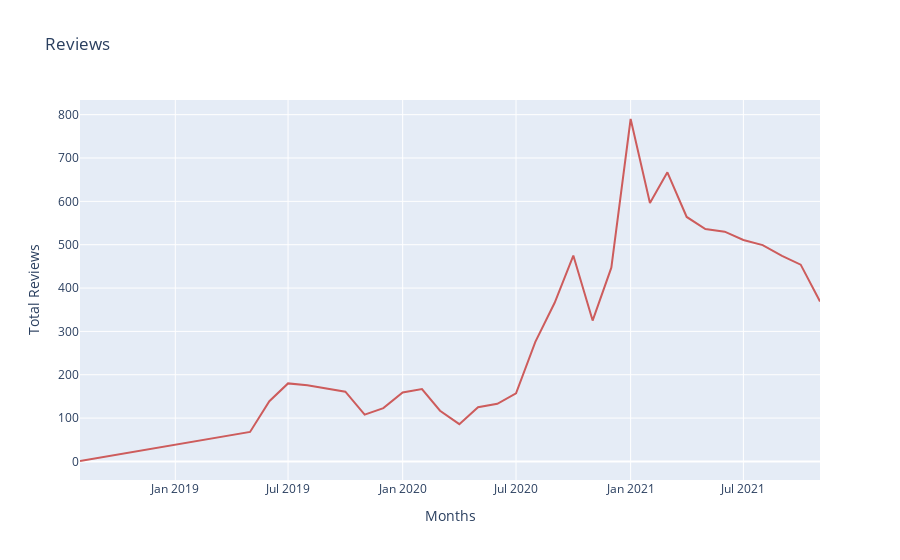

This figure's notebook cell:
### Code cell
import plotly.express as px
import plotly.graph_objs as go
fig = go.Figure(data=go.Scatter(x=df_month['month'].astype(dtype=str), 
                        y=df_month['counts'],
                        marker_color='indianred', text="counts"))
fig.update_layout({"title": 'Reviews',
                   "xaxis": {"title":"Months"},
                   "yaxis": {"title":"Total Reviews"},
                   "showlegend": False})
#fig.write_image("by-month.png",format="png", width=1000, height=600, scale=3)
fig.show()
fig.write_html("wells_time.html")

### Figure 1 — Plotly figure (JSON) as saved in the notebook; plotly's stock layout.template omitted (floating-point values rounded to 4 significant figures)
{"data": [{"marker": {"color": "indianred"}, "text": "counts", "type": "scatter", "x": ["2018-08", "2019-05", "2019-06", "2019-07", "2019-08", "2019-09", "2019-10", "2019-11", "2019-12", "2020-01", "2020-02", "2020-03", "2020-04", "2020-05", "2020-06", "2020-07", "2020-08", "2020-09", "2020-10", "2020-11", "2020-12", "2021-01", "2021-02", "2021-03", "2021-04", "2021-05", "2021-06", "2021-07", "2021-08", "2021-09", "2021-10", "2021-11"], "y": [1, 68, 139, 180, 176, 168, 161, 108, 123, 159, 167, 117, 86, 125, 133, 157, 276, 366, 475, 325, 447, 790, 596, 667, 564, 536, 530, 511, 499, 474, 454, 369]}], "layout": {"showlegend": false, "title": {"text": "Reviews"}, "xaxis": {"title": {"text": "Months"}}, "yaxis": {"title": {"text": "Total Reviews"}}}}
